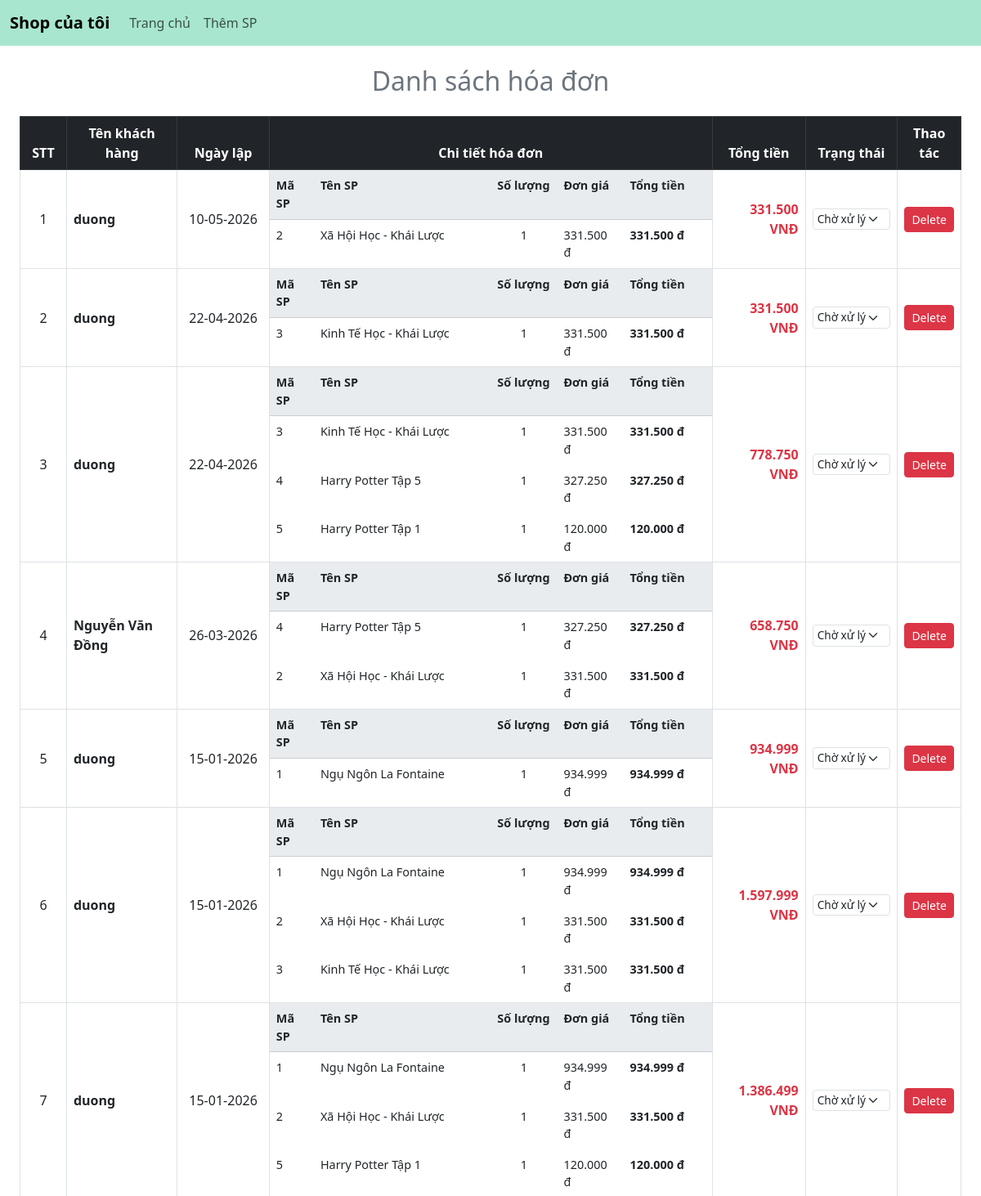
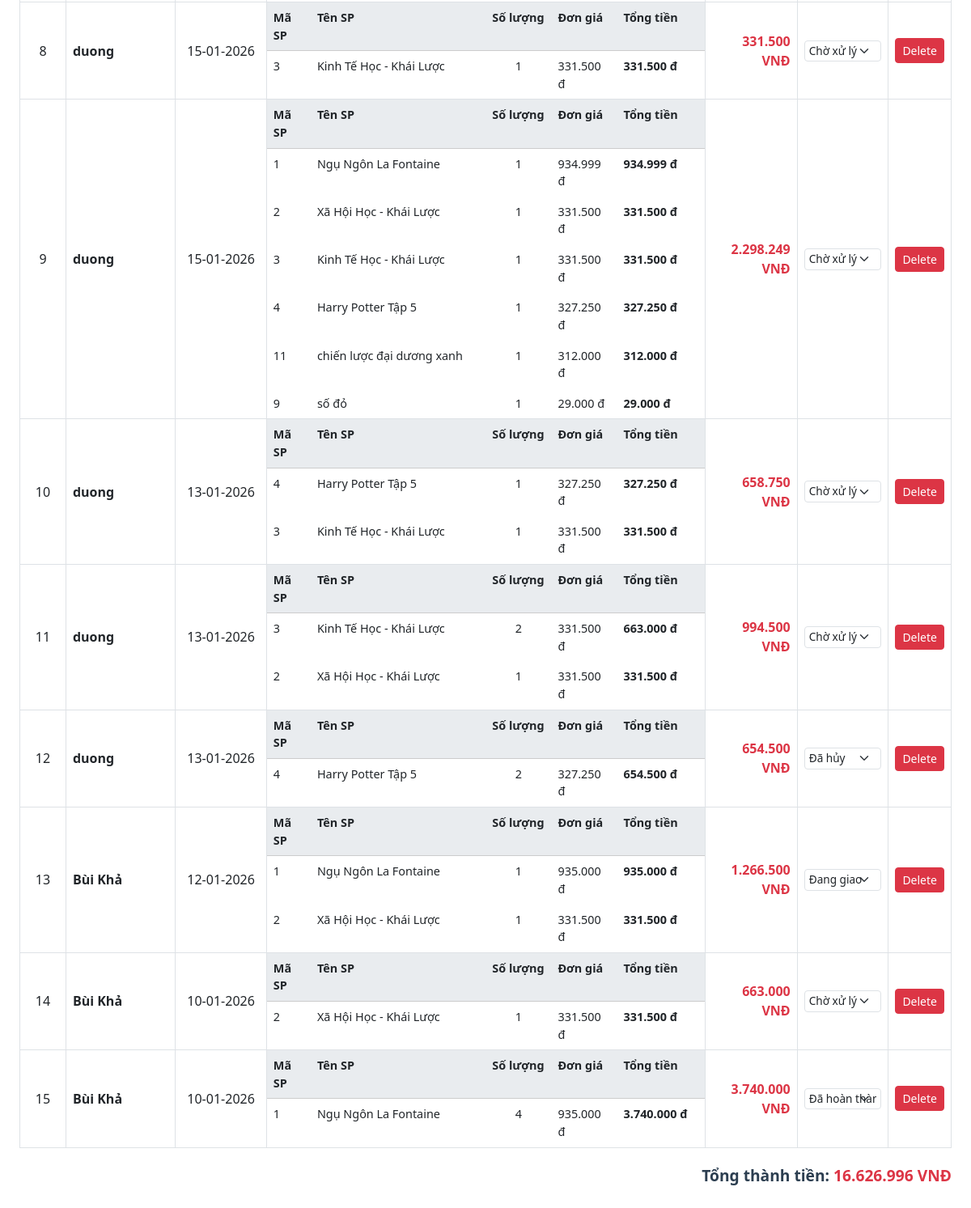
The page /admin/manage_orders.php on the database its author committed (2 pictures, top to bottom).
### tables this page shows
CREATE TABLE `orders` (
  `id` int(11) NOT NULL,
  `username` varchar(50) DEFAULT NULL,
  `total_price` decimal(10,2) DEFAULT NULL,
  `status` varchar(50) DEFAULT 'Đang xử lý',
  `created_at` datetime DEFAULT NULL
);

CREATE TABLE `users` (
  `id` int(11) NOT NULL,
  `username` varchar(50) NOT NULL,
  `password` varchar(255) NOT NULL,
  `fullname` varchar(255) DEFAULT NULL,
  `phone` varchar(20) DEFAULT NULL,
  `address` text DEFAULT NULL,
  `email` varchar(100) DEFAULT NULL,
  `role` enum('admin','user') DEFAULT 'user',
  `created_at` timestamp NOT NULL DEFAULT current_timestamp()
);

CREATE TABLE `order_details` (
  `id` int(11) NOT NULL,
  `order_id` int(11) DEFAULT NULL,
  `book_id` int(11) DEFAULT NULL,
  `quantity` int(11) DEFAULT NULL,
  `price` decimal(10,2) DEFAULT NULL
);

CREATE TABLE `books` (
  `id` int(11) NOT NULL,
  `title` varchar(255) NOT NULL,
  `author` varchar(255) DEFAULT NULL,
  `price` decimal(10,2) NOT NULL,
  `category` varchar(100) DEFAULT NULL,
  `image` varchar(255) DEFAULT NULL,
  `category_id` int(11) DEFAULT NULL,
  `description` text DEFAULT NULL,
  `sold` int(11) DEFAULT 0 COMMENT 'Số lượng đã bán',
  `quantity` int(11) DEFAULT 0 COMMENT 'Số lượng còn lại trong kho'
);

### admin/manage_orders.php (the view, shortened to what this page needs)
<?php
include '../db/db_connect.php';
$sql = "SELECT o.*, u.fullname
        FROM orders o
        LEFT JOIN users u ON o.username = u.username
        ORDER BY o.created_at DESC";
$result = mysqli_query($conn, $sql);
$grand_total = 0;
?>
<!DOCTYPE html>
<html lang="vi">
<head>
    <link href="https://cdn.jsdelivr.net/npm/bootstrap@5.3.0/dist/css/bootstrap.min.css" rel="stylesheet">
</head>
<body>
<nav class="navbar navbar-expand-lg navbar-custom mb-4">
  <div class="container-fluid">
    <a class="navbar-brand fw-bold" href="admin_dashboard.php">Shop của tôi</a>
    <div class="collapse navbar-collapse">
      <ul class="navbar-nav me-auto">
        <li class="nav-item"><a class="nav-link" href="admin_dashboard.php">Trang chủ</a></li>
        <li class="nav-item"><a class="nav-link" href="add_book.php">Thêm SP</a></li>
      </ul>
    </div>
  </div>
</nav>
<div class="container-fluid px-4">
    <h2 class="text-center text-secondary mb-4">Danh sách hóa đơn</h2>
    <table class="table table-bordered align-middle">
        <thead class="table-dark text-center">
            <tr>
                <th width="5%">STT</th>
                <th width="12%">Tên khách hàng</th>
                <th width="10%">Ngày lập</th>
                <th width="48%">Chi tiết hóa đơn</th>
                <th width="10%">Tổng tiền</th>
                <th width="10%">Trạng thái</th> <th width="5%">Thao tác</th>
            </tr>
        </thead>
        <tbody>
            <?php
            $stt = 1;
            while ($row = mysqli_fetch_assoc($result)) {
                $order_id = $row['id'];
                $current_status = isset($row['status']) ? $row['status'] : 'Chờ xử lý';
                $grand_total += $row['total_price'];
            ?>
            <tr style="background-color: #e6f2ff;">
                <td class="text-center"><?php echo $stt++; ?></td>
                <td><b><?php echo $row['fullname'] ? $row['fullname'] : $row['username']; ?></b></td>
                <td class="text-center"><?php echo date("d-m-Y", strtotime($row['created_at'])); ?></td>
                <td class="p-0">
                    <?php
                    $sql_detail = "SELECT od.*, b.title FROM order_details od JOIN books b ON od.book_id = b.id WHERE od.order_id = $order_id";
                    $res_detail = mysqli_query($conn, $sql_detail);
                    ?>
                    <table class="table mb-0 sub-table table-borderless">
                        <tr style="border-bottom: 1px solid #ccc;">
                            <th width="10%">Mã SP</th>
                            <th width="40%">Tên SP</th>
                            <th width="15%">Số lượng</th>
                            <th width="15%">Đơn giá</th>
                            <th width="20%">Tổng tiền</th>
                        </tr>
                        <?php while ($item = mysqli_fetch_assoc($res_detail)) { ?>
                        <tr>
                            <td><?php echo $item['book_id']; ?></td>
                            <td><?php echo $item['title']; ?></td>
                            <td class="text-center"><?php echo $item['quantity']; ?></td>
                            <td><?php echo number_format($item['price'], 0, ',', '.'); ?> đ</td>
                            <td class="fw-bold"><?php echo number_format($item['price'] * $item['quantity'], 0, ',', '.'); ?> đ</td>
                        </tr>
                        <?php } ?>
                    </table>
                </td>
                <td class="text-end fw-bold text-danger">
                    <?php echo number_format($row['total_price'], 0, ',', '.'); ?> VNĐ
                </td>
                <td class="text-center">
                    <form method="POST">
                        <select name="status" class="form-select status-select" onchange="this.form.submit()">
                            <option value="Chờ xử lý" <?php if($current_status == 'Chờ xử lý') echo 'selected'; ?>>Chờ xử lý</option>
                            <option value="Đang giao" <?php if($current_status == 'Đang giao') echo 'selected'; ?>>Đang giao</option>
                            <option value="Đã hoàn thành" <?php if($current_status == 'Đã hoàn thành') echo 'selected'; ?>>Đã hoàn thành</option>
                            <option value="Đã hủy" <?php if($current_status == 'Đã hủy') echo 'selected'; ?>>Đã hủy</option>
                        </select>
                    </form>
                </td>
                <td class="text-center">
                    <a href="delete_order.php?id=<?php echo $order_id; ?>"
                       class="btn btn-danger btn-sm"
                       onclick="return confirm('Bạn có chắc muốn xóa hóa đơn này không?');">
                       Delete
                    </a>
                </td>
            </tr>
            <?php } ?>
        </tbody>
    </table>
    <div class="total-footer">
        Tổng thành tiền: <span class="text-danger"><?php echo number_format($grand_total, 0, ',', '.'); ?> VNĐ</span>
    </div>
    <br><br>
</div>
</body>
</html>

### admin/manage_orders.php (style rules this page uses)
.navbar-custom { background-color: #a8e6cf; }
.sub-table { font-size: 0.9rem; background-color: #f8f9fa; width: 100%; }
.sub-table th { background-color: #e9ecef; }
.total-footer { font-size: 1.2rem; font-weight: bold; text-align: right; margin-top: 20px; color: #2c3e50; }
.status-select { font-size: 0.85rem; padding: 2px 5px; border-radius: 4px; }

### rows shown on the page
orders: users.fullname "duong", created_at "10-05-2026", total_price "331.500"
order_details: book "2", book.title "Xã Hội Học - Khái Lược", quantity "1", price "331.500", $item['price'] * $item['quantity'] "331.500"
orders: users.fullname "duong", created_at "22-04-2026", total_price "331.500"
order_details: book "3", book.title "Kinh Tế Học - Khái Lược", quantity "1", price "331.500", $item['price'] * $item['quantity'] "331.500"
orders: users.fullname "duong", created_at "22-04-2026", total_price "778.750"
order_details: book "3", book.title "Kinh Tế Học - Khái Lược", quantity "1", price "331.500", $item['price'] * $item['quantity'] "331.500"
order_details: book "4", book.title "Harry Potter Tập 5", quantity "1", price "327.250", $item['price'] * $item['quantity'] "327.250"
order_details: book "5", book.title "Harry Potter Tập 1", quantity "1", price "120.000", $item['price'] * $item['quantity'] "120.000"
orders: users.fullname "Nguyễn Văn Đồng", created_at "26-03-2026", total_price "658.750"
order_details: book "4", book.title "Harry Potter Tập 5", quantity "1", price "327.250", $item['price'] * $item['quantity'] "327.250"
order_details: book "2", book.title "Xã Hội Học - Khái Lược", quantity "1", price "331.500", $item['price'] * $item['quantity'] "331.500"
orders: users.fullname "duong", created_at "15-01-2026", total_price "934.999"
order_details: book "1", book.title "Ngụ Ngôn La Fontaine", quantity "1", price "934.999", $item['price'] * $item['quantity'] "934.999"
orders: users.fullname "duong", created_at "15-01-2026", total_price "1.597.999"
order_details: book "1", book.title "Ngụ Ngôn La Fontaine", quantity "1", price "934.999", $item['price'] * $item['quantity'] "934.999"
order_details: book "2", book.title "Xã Hội Học - Khái Lược", quantity "1", price "331.500", $item['price'] * $item['quantity'] "331.500"
order_details: book "3", book.title "Kinh Tế Học - Khái Lược", quantity "1", price "331.500", $item['price'] * $item['quantity'] "331.500"
orders: users.fullname "duong", created_at "15-01-2026", total_price "1.386.499"
order_details: book "1", book.title "Ngụ Ngôn La Fontaine", quantity "1", price "934.999", $item['price'] * $item['quantity'] "934.999"
order_details: book "2", book.title "Xã Hội Học - Khái Lược", quantity "1", price "331.500", $item['price'] * $item['quantity'] "331.500"
order_details: book "5", book.title "Harry Potter Tập 1", quantity "1", price "120.000", $item['price'] * $item['quantity'] "120.000"
orders: users.fullname "duong", created_at "15-01-2026", total_price "331.500"
order_details: book "3", book.title "Kinh Tế Học - Khái Lược", quantity "1", price "331.500", $item['price'] * $item['quantity'] "331.500"
orders: users.fullname "duong", created_at "15-01-2026", total_price "2.298.249"
order_details: book "1", book.title "Ngụ Ngôn La Fontaine", quantity "1", price "934.999", $item['price'] * $item['quantity'] "934.999"
order_details: book "2", book.title "Xã Hội Học - Khái Lược", quantity "1", price "331.500", $item['price'] * $item['quantity'] "331.500"
order_details: book "3", book.title "Kinh Tế Học - Khái Lược", quantity "1", price "331.500", $item['price'] * $item['quantity'] "331.500"
order_details: book "4", book.title "Harry Potter Tập 5", quantity "1", price "327.250", $item['price'] * $item['quantity'] "327.250"
order_details: book "11", book.title "chiến lược đại dương xanh", quantity "1", price "312.000", $item['price'] * $item['quantity'] "312.000"
order_details: book "9", book.title "số đỏ", quantity "1", price "29.000", $item['price'] * $item['quantity'] "29.000"
orders: users.fullname "duong", created_at "13-01-2026", total_price "658.750"
order_details: book "4", book.title "Harry Potter Tập 5", quantity "1", price "327.250", $item['price'] * $item['quantity'] "327.250"
order_details: book "3", book.title "Kinh Tế Học - Khái Lược", quantity "1", price "331.500", $item['price'] * $item['quantity'] "331.500"
orders: users.fullname "duong", created_at "13-01-2026", total_price "994.500"
order_details: book "3", book.title "Kinh Tế Học - Khái Lược", quantity "2", price "331.500", $item['price'] * $item['quantity'] "663.000"
order_details: book "2", book.title "Xã Hội Học - Khái Lược", quantity "1", price "331.500", $item['price'] * $item['quantity'] "331.500"
orders: users.fullname "duong", created_at "13-01-2026", total_price "654.500", status "Đã hủy"
order_details: book "4", book.title "Harry Potter Tập 5", quantity "2", price "327.250", $item['price'] * $item['quantity'] "654.500"
orders: users.fullname "Bùi Khả", created_at "12-01-2026", total_price "1.266.500", status "Đang giao"
order_details: book "1", book.title "Ngụ Ngôn La Fontaine", quantity "1", price "935.000", $item['price'] * $item['quantity'] "935.000"
order_details: book "2", book.title "Xã Hội Học - Khái Lược", quantity "1", price "331.500", $item['price'] * $item['quantity'] "331.500"
orders: users.fullname "Bùi Khả", created_at "10-01-2026", total_price "663.000"
order_details: book "2", book.title "Xã Hội Học - Khái Lược", quantity "1", price "331.500", $item['price'] * $item['quantity'] "331.500"
orders: users.fullname "Bùi Khả", created_at "10-01-2026", total_price "3.740.000", status "Đã hoàn thành"
order_details: book "1", book.title "Ngụ Ngôn La Fontaine", quantity "4", price "935.000", $item['price'] * $item['quantity'] "3.740.000"

### other values the page prints
$grand_total "16.626.996"
